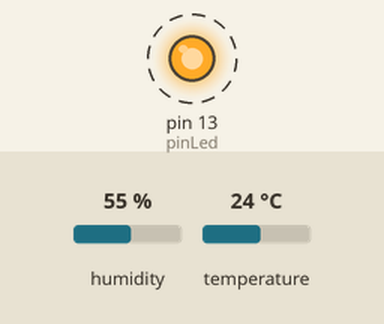
The sketch below on a simulated Arduino Uno, built with avr-gcc and run on an emulated ATmega328P. Parts: output pins drawn as LEDs (lit = HIGH). Dashed ring = blinking. Inputs (shaded band) come from the test bench; at power-on: humidity 55 %, temperature 24 °C. No radio packets arrive unless stated.

Above: at 0.06 s.
Timing chart, 0 to 3.0 s (numbered marks = the images above):
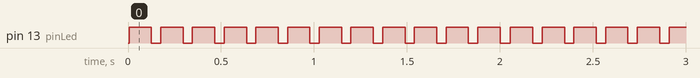

The sketch:

Radio_Frecuencia_433MHZ_con_DHT22__RadioEmisor_.ino
```cpp
// Práctica de Radio Frecuencia 433MHZ con DHT22
// Emisor
#include <VirtualWire.h>
#include "DHT.h"
#define DHTPIN 2
#define DHTTYPE DHT22
DHT dht(DHTPIN, DHTTYPE);
const int dataPin = 9;
const int pinLed = 13;
String cadenaHT;
void setup() {
  dht.begin();
  vw_setup(2000);
  vw_set_tx_pin(dataPin);
  pinMode(pinLed, OUTPUT);
}
void loop() {
  float humedad = dht.readHumidity();
  float temperatura = dht.readTemperature();
  char envio[VW_MAX_MESSAGE_LEN];
  // datos de la humedad
  cadenaHT = "h" + String(humedad);
  cadenaHT.toCharArray(envio, sizeof(envio));
  digitalWrite(pinLed, HIGH);
  vw_send((uint8_t*)envio, strlen(envio));
  vw_wait_tx();
  digitalWrite(pinLed, LOW);
  // datos Temperatura
  cadenaHT = "t" + String(temperatura);
  cadenaHT.toCharArray(envio, sizeof(envio));
  digitalWrite(pinLed, HIGH);
  vw_send((uint8_t*)envio, strlen(envio));
  vw_wait_tx();
  digitalWrite(pinLed, LOW);
  delay(50);
}
```

Measured:
- by itself, pin 13 (pinLed): alternates HIGH for 0.12 s and LOW for 0.05 s
